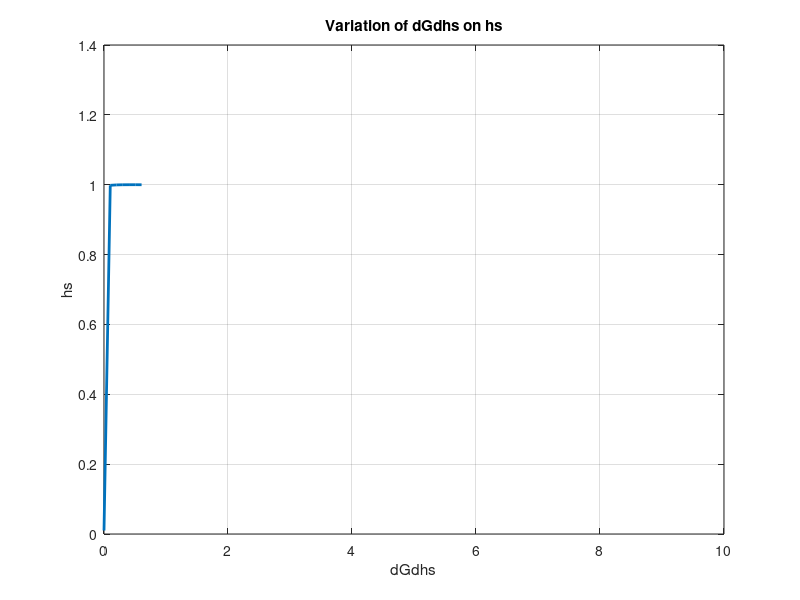

Recreate this plot in MATLAB.
% file f_zero_stress_gm.m
% brief contains function f_zero_stress_gm

% brief This function uses a Newton solver to find and plot the zero stress
% state for a neo-Hookean Kelvin-Voigt graded material.
function [] = zero_stress_state()

% Parameters
dGdhs_values = linspace(0, 10, 100);
hs_values = zeros(size(dGdhs_values));
tol = 1e-6;
max_iter = 100;

% Loop through each value 
for i = 1:length(dGdhs_values)
    dGdhs = dGdhs_values(i);
    hs_values(i) = newton_solver(dGdhs, 1e-3, 1e3);
end

% Plot hs as a function of dGdhs
figure;
plot(dGdhs_values, hs_values, 'LineWidth',2);
xlabel('dGdhs');
ylabel('hs');
title('Variation of dGdhs on hs');
grid on;
end

function hs = newton_solver(dGdhs, tol, max_iter)
% neo-Hookean Kelvin-Voigt gm with linear profile definitions
f = @(hs) -2.5 - (1/3)*dGdhs + 0.5*hs^4 + 2*hs + (1/3)*dGdhs*hs^3 + dGdhs*log(hs);
f_prime = @(hs) -2*hs^3 + 4 + dGdhs*hs^2 + hs/dGdhs;

% Initial guess for hs
hs = 0.01;

% Newton's method iterations
for iter = 1:max_iter
   
    % Compute the function value and its derivative at the current hs
    f_val = f(hs);
    f_prime_val = f_prime(hs);

    % Update the value of hs using Newton's method
    hs_new = hs - f_val / f_prime_val;

    % Check for convergence
    if abs(hs_new - hs) < tol
        hs = hs_new;
        return;
    end

    % update hs for the next iteration
    hs = hs_new;
end

% Display warning if exit the loop without convergence
warning('Newton method did not converge within the max iterations given.');
end
